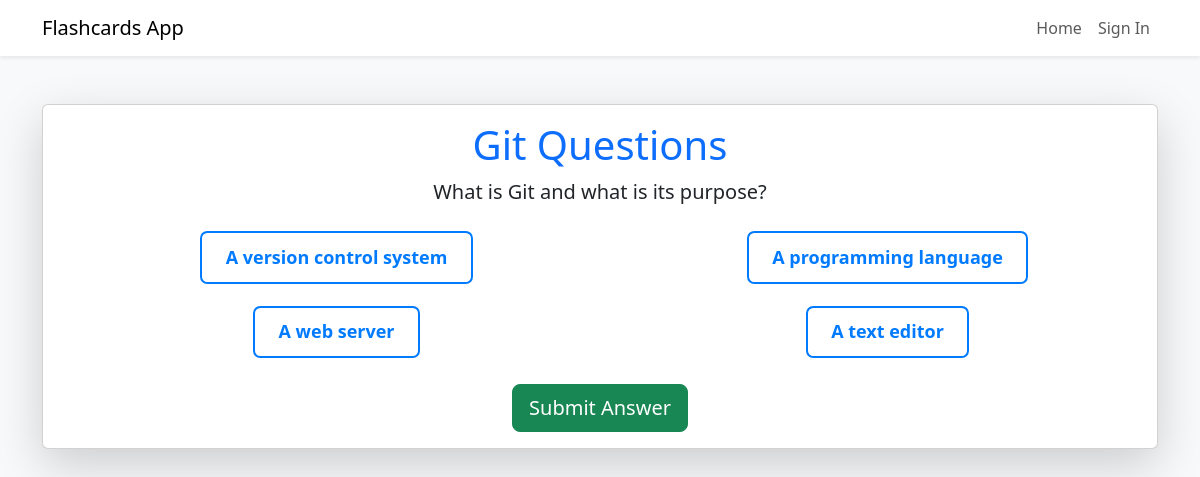
Page /git/ on the committed database.
### game/models.py (models this page shows, shortened)
class Project(models.Model):
    CATEGORY_CHOICES = [
        ('Flashcard', 'Flashcard'),
        ('JavaScript', 'JavaScript'),
        ('Python', 'Python'),
        ('SQL', 'SQL'),
        ('Git', 'Git'),
        ('Randon', 'Randon'),
    ]
    user = models.ForeignKey(User, on_delete=models.CASCADE)  # Relación con el modelo User
    question = models.TextField(null=False)
    choice_1 = models.TextField(blank=True, null=True)
    choice_2 = models.TextField(blank=True, null=True)
    choice_3 = models.TextField(blank=True, null=True)
    choice_4 = models.TextField(blank=True, null=True)
    correct_answer = models.TextField()
    category = models.CharField(
        max_length=50,
        choices=CATEGORY_CHOICES,
        default='JavaScript',
        help_text="Select the category for this question."
    )

### game/views.py (the view, shortened to what this page needs)
# urls.py: path('git/', views.git_questions, name='git_questions'),
def git_questions(request):
    git_projects = Project.objects.filter(category='Git').order_by('id')
    current_question_index = int(request.POST.get('current_question_index', 0))
    selected_answer = request.POST.get(f'answer_{request.POST.get("question_id")}', None)
    is_correct = None
    error_message = None
    if 'git_incorrect_answers' not in request.session:
        request.session['git_incorrect_answers'] = []
    total_selected_answers = request.session.get('total_selected_git_answers', 0)
    if current_question_index >= len(git_projects):
        return render(request, 'result.html', {
            'score': request.session.get('git_score', 0),
            'incorrect_answers': request.session.get('git_incorrect_answers', []),
            'total_selected_git_answers': total_selected_answers
        })
    current_project = git_projects[current_question_index]
    return render(request, 'git_questions.html', {
        'project': current_project,
        'selected_answer': selected_answer,
        'is_correct': is_correct,
        'current_question_index': current_question_index,
        'error_message': error_message,
        'total_selected_git_answers': total_selected_answers
    })

### game/templates/git_questions.html (shortened to what this page needs)
{% extends "base.html" %}
{% block content %}
<div class="card shadow-lg">
    <div class="card-body">
        <h1 class="text-center text-primary">Git Questions</h1>
        <p class="fs-5 text-center">{{ project.question }}</p>
        <form method="POST" class="mt-4">
            <div class="question-container">
                <div class="form-check">
                    <label class="answer-option" for="choice1">
                        {{ project.choice_1 }}
                    </label>
                </div>
                <div class="form-check">
                    <label class="answer-option" for="choice2">
                        {{ project.choice_2 }}
                    </label>
                </div>
                <div class="form-check">
                    <label class="answer-option" for="choice3">
                        {{ project.choice_3 }}
                    </label>
                </div>
                <div class="form-check">
                    <label class="answer-option" for="choice4">
                        {{ project.choice_4 }}
                    </label>
                </div>
            </div>
            <div class="text-center mt-4">
                <button type="submit" class="btn btn-success btn-lg ">
                    Submit Answer
                </button>
            </div>
        </form>
    </div>
</div>
{% endblock %}

### game/static/css/styles.css (style rules this page uses)
.question-container { display: grid; grid-template-columns: repeat(2, 1fr); gap: 20px; justify-items: center; margin-top: 20px; }
.answer-option { background-color: white; border: 2px solid #007bff; color: #007bff; padding: 0.6em 1.3em; font-weight: 900; font-size: 18px; text-align: center; display: inline-block; transition: background-color 0.3s, color 0.3s; cursor: pointer; border-radius: 0.4em; width: 100%; }

### rows in the picture
Project: question "What is Git and what is its purpose?", choice_1 "A version control system", choice_2 "A programming language", choice_3 "A web server", choice_4 "A text editor"
